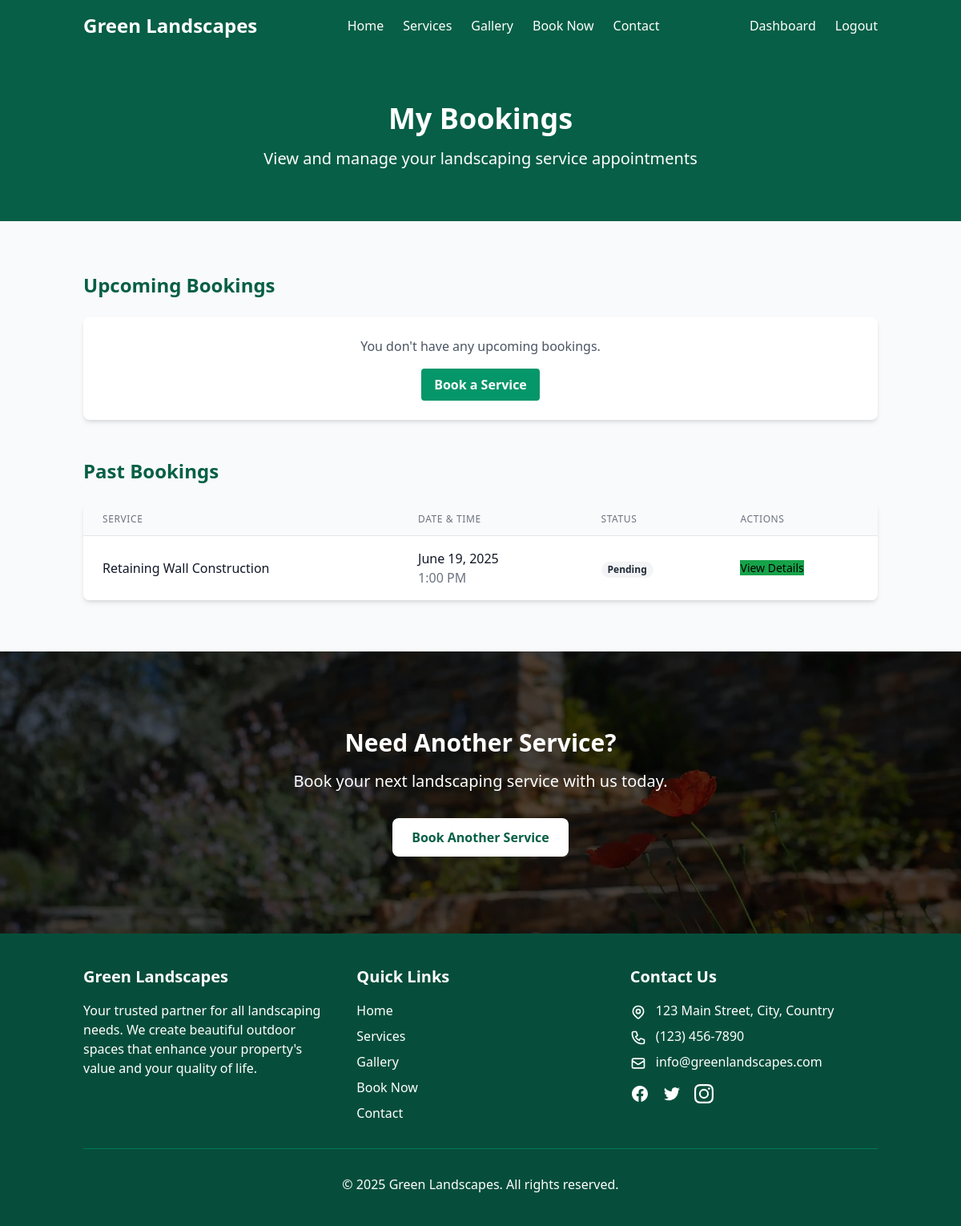
The app's page /bookings/list/ (signed in) with its own data.
### bookings/models.py (models this page shows, shortened)
class Booking(models.Model):
    user = models.ForeignKey(settings.AUTH_USER_MODEL, on_delete=models.CASCADE, related_name='bookings')
    service = models.ForeignKey(Service, on_delete=models.CASCADE, related_name='bookings')
    date = models.DateField()
    time_slot = models.ForeignKey(BookingTimeSlot, on_delete=models.CASCADE, related_name='bookings')
    status = models.ForeignKey(BookingStatus, on_delete=models.CASCADE, default=1)  # Default to 'Pending'
    special_instructions = models.TextField(blank=True, null=True)
    address = models.TextField(blank=True, null=True, help_text="If different from your account address")
    phone = models.CharField(max_length=15, blank=True, null=True, help_text="If different from your account phone")
    created_at = models.DateTimeField(auto_now_add=True)
    updated_at = models.DateTimeField(auto_now=True)
    class Meta:
        ordering = ['-date', '-time_slot__start_time']
        unique_together = ['date', 'time_slot']

class BookingTimeSlot(models.Model):
    TIME_CHOICES = [
        ('08:00', '8:00 AM'),
        ('09:00', '9:00 AM'),
        ('10:00', '10:00 AM'),
        ('11:00', '11:00 AM'),
        ('12:00', '12:00 PM'),
        ('13:00', '1:00 PM'),
        ('14:00', '2:00 PM'),
        ('15:00', '3:00 PM'),
        ('16:00', '4:00 PM'),
        ('17:00', '5:00 PM'),
    ]
    start_time = models.CharField(max_length=5, choices=TIME_CHOICES)
    is_available = models.BooleanField(default=True)
    def __str__(self):
        return self.get_start_time_display()

class BookingStatus(models.Model):
    BOOKING_STATUS_CHOICES = [
        ('pending', 'Pending'),
        ('confirmed', 'Confirmed'),
        ('in_progress', 'In Progress'),
        ('completed', 'Completed'),
        ('cancelled', 'Cancelled'),
    ]
    name = models.CharField(max_length=20, choices=BOOKING_STATUS_CHOICES, unique=True)
    description = models.TextField(blank=True)
    def __str__(self):
        return self.get_name_display()
    class Meta:
        verbose_name_plural = "Booking Statuses"

### services/models.py (models this page shows, shortened)
class Service(models.Model):
    category = models.ForeignKey(ServiceCategory, on_delete=models.CASCADE, related_name='services')
    name = models.CharField(max_length=200)
    description = models.TextField()
    short_description = models.CharField(max_length=255, blank=True)
    price = models.DecimalField(max_digits=10, decimal_places=2, blank=True, null=True, help_text="Leave blank if price varies")
    price_suffix = models.CharField(max_length=20, blank=True, help_text="e.g. 'per hour', 'per visit'")
    image = models.ImageField(upload_to=get_upload_path, blank=True, null=True)
    slug = models.SlugField(max_length=220, unique=True, blank=True)
    is_featured = models.BooleanField(default=False)
    created_at = models.DateTimeField(auto_now_add=True)
    updated_at = models.DateTimeField(auto_now=True)

### bookings/views.py (the view)
# urls.py: path('list/', views.BookingListView.as_view(), name='booking_list'),
class BookingListView(LoginRequiredMixin, ListView):
    model = Booking
    template_name = 'bookings/booking_list.html'
    context_object_name = 'bookings'
    def get_queryset(self):
        return Booking.objects.filter(user=self.request.user)
    def get_context_data(self, **kwargs):
        context = super().get_context_data(**kwargs)
        context['upcoming_bookings'] = self.get_queryset().filter(
            date__gte=timezone.now().date(),
            status__name__in=['pending', 'confirmed']
        )
        context['past_bookings'] = self.get_queryset().filter(
            date__lt=timezone.now().date()
        )
        return context

### templates/bookings/booking_list.html (shortened to what this page needs)
{% extends 'base.html' %}
{% load static %}
{% block content %}
<section class="bg-green-800 text-white py-16">
    <div class="container mx-auto px-4 text-center">
        <h1 class="text-4xl font-bold mb-4">My Bookings</h1>
        <p class="text-xl max-w-3xl mx-auto">View and manage your landscaping service appointments</p>
    </div>
</section>
<section class="py-16">
    <div class="container mx-auto px-4">
        <div class="max-w-5xl mx-auto">
            <div class="mb-12">
                <h2 class="text-2xl font-bold mb-6 text-green-800">Upcoming Bookings</h2>
                {% if upcoming_bookings %}
                    <div class="bg-white rounded-lg shadow-md overflow-hidden">
                        <div class="overflow-x-auto">
                            <table class="min-w-full divide-y divide-gray-200">
                                <thead class="bg-gray-50">
                                    <tr>
                                        <th scope="col" class="px-6 py-3 text-left text-xs font-medium text-gray-500 uppercase tracking-wider">Service</th>
                                        <th scope="col" class="px-6 py-3 text-left text-xs font-medium text-gray-500 uppercase tracking-wider">Date & Time</th>
                                        <th scope="col" class="px-6 py-3 text-left text-xs font-medium text-gray-500 uppercase tracking-wider">Status</th>
                                        <th scope="col" class="px-6 py-3 text-left text-xs font-medium text-gray-500 uppercase tracking-wider">Actions</th>
                                    </tr>
                                </thead>
                                <tbody class="bg-white divide-y divide-gray-200">
                                    {% for booking in upcoming_bookings %}
                                    <tr>
                                        <td class="px-6 py-4 whitespace-nowrap">
                                            <div class="font-medium text-gray-900">{{ booking.service.name }}</div>
                                        </td>
                                        <td class="px-6 py-4 whitespace-nowrap">
                                            <div class="text-gray-900">{{ booking.date|date:"F j, Y" }}</div>
                                            <div class="text-gray-500">{{ booking.time_slot }}</div>
                                        </td>
                                        <td class="px-6 py-4 whitespace-nowrap">
                                            <span class="px-2 inline-flex text-xs leading-5 font-semibold rounded-full
                                                {% if booking.status.name == 'pending' %}bg-yellow-100 text-yellow-800
                                                {% elif booking.status.name == 'confirmed' %}bg-green-100 text-green-800
                                                {% elif booking.status.name == 'in_progress' %}bg-blue-100 text-blue-800
                                                {% else %}bg-gray-100 text-gray-800{% endif %}">
                                                {{ booking.status }}
                                            </span>
                                        </td>
                                        <td class="px-6 py-4 whitespace-nowrap text-sm font-medium">
                                            <a href="{% url 'bookings:booking_detail' booking.id %}" class="text-green-600 hover:text-green-900 mr-3">View Details</a>
                                        </td>
                                    </tr>
                                    {% endfor %}
                                </tbody>
                            </table>
                        </div>
                    </div>
                {% else %}
                    <div class="bg-white p-6 rounded-lg shadow-md text-center">
                        <p class="text-gray-600 mb-4">You don't have any upcoming bookings.</p>
                        <a href="{% url 'bookings:bookings' %}" class="inline-block bg-green-600 hover:bg-green-700 text-white font-bold py-2 px-4 rounded transition duration-300">
                            Book a Service
                        </a>
                    </div>
                {% endif %}
            </div>
            <div>
                <h2 class="text-2xl font-bold mb-6 text-green-800">Past Bookings</h2>
                {% if past_bookings %}
                    <div class="bg-white rounded-lg shadow-md overflow-hidden">
                        <div class="overflow-x-auto">
                            <table class="min-w-full divide-y divide-gray-200">
                                <thead class="bg-gray-50">
                                    <tr>
                                        <th scope="col" class="px-6 py-3 text-left text-xs font-medium text-gray-500 uppercase tracking-wider">Service</th>
                                        <th scope="col" class="px-6 py-3 text-left text-xs font-medium text-gray-500 uppercase tracking-wider">Date & Time</th>
                                        <th scope="col" class="px-6 py-3 text-left text-xs font-medium text-gray-500 uppercase tracking-wider">Status</th>
                                        <th scope="col" class="px-6 py-3 text-left text-xs font-medium text-gray-500 uppercase tracking-wider">Actions</th>
                                    </tr>
                                </thead>
                                <tbody class="bg-white divide-y divide-gray-200">
                                    {% for booking in past_bookings %}
                                    <tr>
                                        <td class="px-6 py-4 whitespace-nowrap">
                                            <div class="font-medium text-gray-900">{{ booking.service.name }}</div>
                                        </td>
                                        <td class="px-6 py-4 whitespace-nowrap">
                                            <div class="text-gray-900">{{ booking.date|date:"F j, Y" }}</div>
                                            <div class="text-gray-500">{{ booking.time_slot }}</div>
                                        </td>
                                        <td class="px-6 py-4 whitespace-nowrap">
                                            <span class="px-2 inline-flex text-xs leading-5 font-semibold rounded-full
                                                {% if booking.status.name == 'completed' %}bg-green-100 text-green-800
                                                {% elif booking.status.name == 'cancelled' %}bg-red-100 text-red-800
                                                {% else %}bg-gray-100 text-gray-800{% endif %}">
                                                {{ booking.status }}
                                            </span>
                                        </td>
                                        <td class="px-6 py-4 whitespace-nowrap text-sm font-medium">
                                            <a href="{% url 'bookings:booking_detail' booking.id %}" class="btn btn-sm btn-primary">View Details</a>
                                        </td>
                                    </tr>
                                    {% endfor %}
                                </tbody>
                            </table>
                        </div>
                    </div>
                {% else %}
                    <div class="bg-white p-6 rounded-lg shadow-md text-center">
                        <p class="text-gray-600">You don't have any past bookings.</p>
                    </div>
                {% endif %}
            </div>
        </div>
    </div>
</section>
<section class="relative py-24 text-white bg-cover bg-center bg-no-repeat" style="background-image: linear-gradient(rgba(0, 0, 0, 0.7), rgba(0, 0, 0, 0.7)), url('{% static 'images/cover2.webp' %}')">
    <div class="absolute inset-0 bg-black/40"></div>
    <div class="container mx-auto px-4 text-center relative z-10">
        <h2 class="text-3xl font-bold mb-4">Need Another Service?</h2>
        <p class="text-xl mb-8 max-w-3xl mx-auto">Book your next landscaping service with us today.</p>
        <a href="{% url 'bookings:bookings' %}" class="inline-block bg-white hover:bg-gray-100 text-green-800 font-bold py-3 px-6 rounded-lg transition duration-300">
            Book Another Service
        </a>
    </div>
</section>
{% endblock %}

### static/css/styles.css (style rules this page uses)
.btn-primary { background-color: #16a34a; border-color: #16a34a; }

### records on screen
Booking: service.name "Retaining Wall Construction", date "June 19, 2025", time_slot "1:00 PM", status "Pending"
